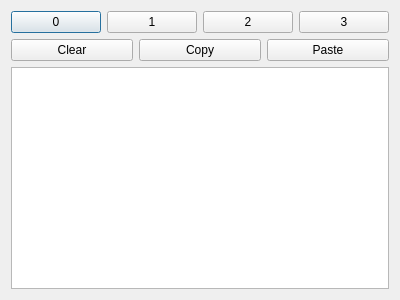
<?xml version="1.0" encoding="UTF-8"?>
<ui version="4.0">
 <class>IOConsoleWin</class>
 <widget class="QDialog" name="IOConsoleWin">
  <property name="geometry">
   <rect>
    <x>0</x>
    <y>0</y>
    <width>400</width>
    <height>300</height>
   </rect>
  </property>
  <property name="windowTitle">
   <string>Console 0</string>
  </property>
  <layout class="QGridLayout" name="gridLayout">
   <item row="0" column="0">
    <layout class="QHBoxLayout" name="horizontalLayout">
     <item>
      <widget class="QPushButton" name="Show0">
       <property name="text">
        <string>0</string>
       </property>
      </widget>
     </item>
     <item>
      <widget class="QPushButton" name="Show1">
       <property name="text">
        <string>1</string>
       </property>
      </widget>
     </item>
     <item>
      <widget class="QPushButton" name="Show2">
       <property name="text">
        <string>2</string>
       </property>
      </widget>
     </item>
     <item>
      <widget class="QPushButton" name="Show3">
       <property name="text">
        <string>3</string>
       </property>
      </widget>
     </item>
    </layout>
   </item>
   <item row="2" column="0">
    <widget class="QPlainTextEditKey" name="ConsoleScreen">
     <property name="font">
      <font>
       <family>Consolas</family>
       <pointsize>12</pointsize>
      </font>
     </property>
     <property name="lineWrapMode">
      <enum>QPlainTextEdit::NoWrap</enum>
     </property>
     <property name="readOnly">
      <bool>true</bool>
     </property>
    </widget>
   </item>
   <item row="1" column="0">
    <layout class="QHBoxLayout" name="horizontalLayout_2">
     <item>
      <widget class="QPushButton" name="ConsoleClear">
       <property name="text">
        <string>Clear</string>
       </property>
      </widget>
     </item>
     <item>
      <widget class="QPushButton" name="ConsoleCopy">
       <property name="text">
        <string>Copy</string>
       </property>
      </widget>
     </item>
     <item>
      <widget class="QPushButton" name="ConsolePaste">
       <property name="text">
        <string>Paste</string>
       </property>
      </widget>
     </item>
    </layout>
   </item>
  </layout>
 </widget>
 <customwidgets>
  <customwidget>
   <class>QPlainTextEditKey</class>
   <extends>QPlainTextEdit</extends>
   <header>qplaintexteditkey.h</header>
  </customwidget>
 </customwidgets>
 <resources/>
 <connections/>
</ui>
